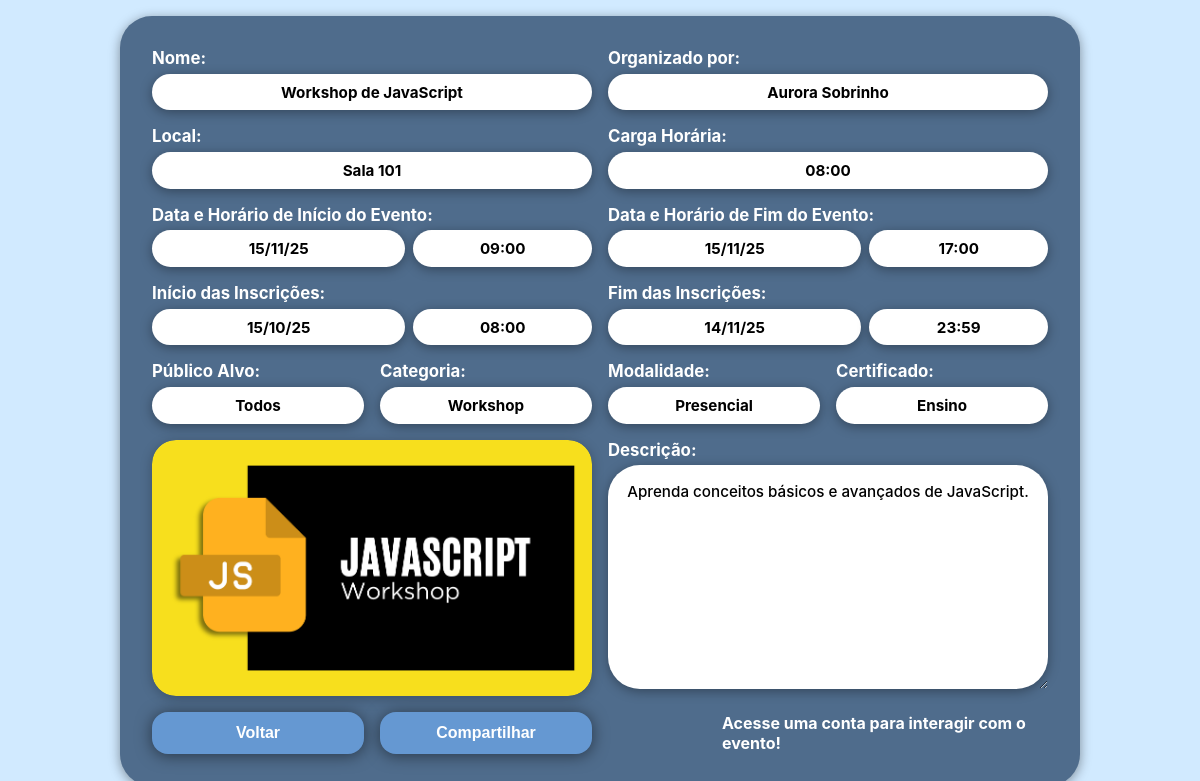
Before: /PaginasPublicas/CartaodoEvento.php with the older database file.
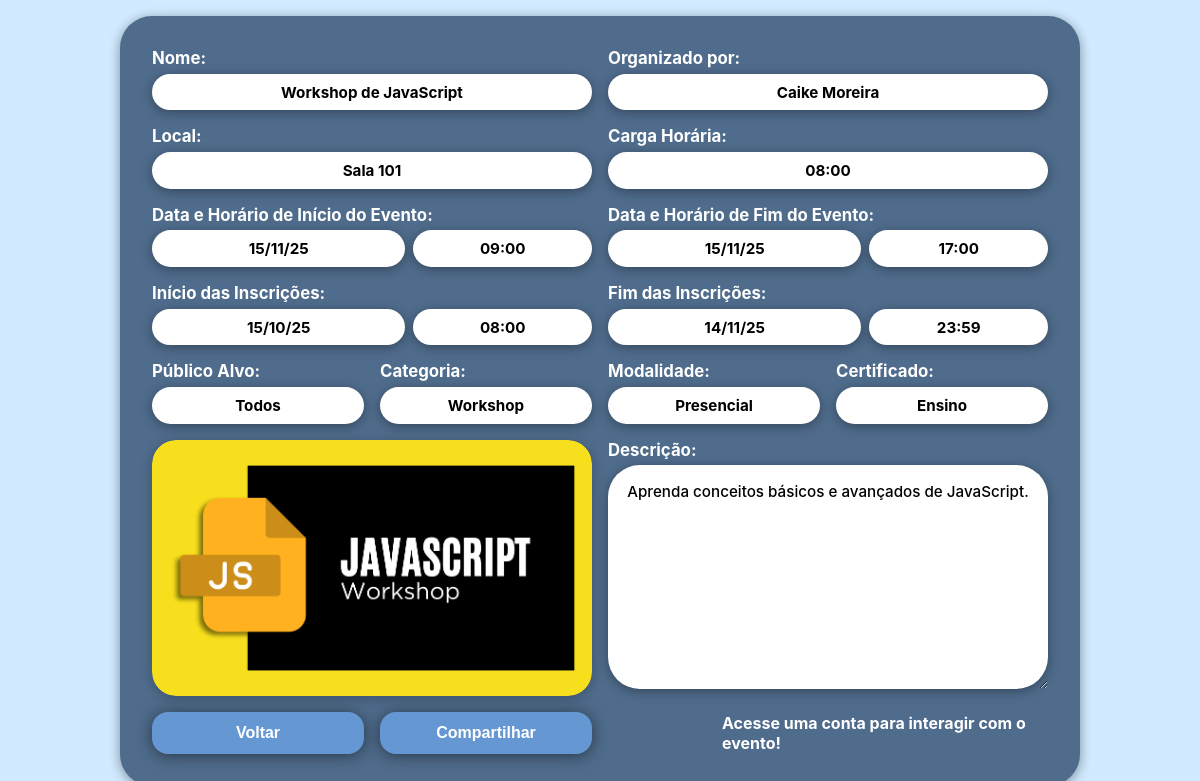
After: the same page with the newer database file.
### tables this page shows
CREATE TABLE evento(
    cod_evento INT PRIMARY KEY NOT NULL,
    categoria VARCHAR(40) NOT NULL,
    nome VARCHAR(100) NOT NULL,
    lugar VARCHAR(40) NOT NULL,
    descricao VARCHAR(500),
    publico_alvo VARCHAR(100),
    inicio DATETIME NOT NULL,
    conclusao DATETIME NOT NULL,
    duracao FLOAT, 
    certificado TINYINT(1) NOT NULL DEFAULT 0,
    tipo_certificado VARCHAR(50) NULL DEFAULT 'Sem certificacao',
    modalidade ENUM('Presencial','Online','Híbrido') NOT NULL DEFAULT 'Presencial',
    imagem VARCHAR(255) NULL,
    inicio_inscricao DATETIME NULL,
    fim_inscricao DATETIME NULL,
    modelo_certificado_participante VARCHAR(255) NULL DEFAULT 'ModeloExemplo.pptx' COMMENT 'Nome do arquivo do modelo de certificado para participantes',
    modelo_certificado_organizador VARCHAR(255) NULL DEFAULT 'ModeloExemploOrganizador.pptx' COMMENT 'Nome do arquivo do modelo de certificado para organizadores'
);

CREATE TABLE usuario(
    CPF CHAR(11) PRIMARY KEY,
    Nome VARCHAR(100),
    Email VARCHAR(100),
    Senha VARCHAR(255),
    RA CHAR(7) NULL,
    Codigo VARCHAR(8),
    Organizador TINYINT(1) NOT NULL DEFAULT 0,
    TemaSite TINYINT(1) NOT NULL DEFAULT 0,
    FotoPerfil VARCHAR(255) NULL,
    CONSTRAINT chk_codigo_organizador CHECK (
        (Organizador = 0) OR 
        (Organizador = 1 AND Codigo IS NOT NULL)
    ),
    CONSTRAINT chk_tema_site CHECK (TemaSite IN (0,1))
);

### PaginasPublicas/CartaodoEvento.php (the view, shortened to what this page needs)
<!DOCTYPE html>
<html lang="pt-br">
<head>
    <link rel="stylesheet" href="../styleGlobal.css" />
    <link rel="stylesheet" href="../styleGlobalMobile.css" media="(max-width: 767px)" />
    <?php
    include_once('../BancoDados/conexao.php');
    $id_evento = isset($_GET['cod_evento']) ? (int)$_GET['cod_evento'] : (isset($_GET['id']) ? (int)$_GET['id'] : 1);
    $sql = "SELECT e.*, u.Nome as nome_organizador
            FROM evento e
            LEFT JOIN organiza o ON e.cod_evento = o.cod_evento
            LEFT JOIN usuario u ON o.CPF = u.CPF
            WHERE e.cod_evento = $id_evento";
    $resultado = mysqli_query($conexao, $sql);
    if ($resultado && mysqli_num_rows($resultado) > 0) {
        $evento = mysqli_fetch_assoc($resultado);
        $data_inicio = date('d/m/y', strtotime($evento['inicio']));
        $data_fim = date('d/m/y', strtotime($evento['conclusao']));
        $hora_inicio = date('H:i', strtotime($evento['inicio']));
        $hora_fim = date('H:i', strtotime($evento['conclusao']));
        $data_inicio_inscricao = '-';
        $data_fim_inscricao = '-';
        $hora_inicio_inscricao = '-';
        $hora_fim_inscricao = '-';
        if (!empty($evento['inicio_inscricao'])) {
            $data_inicio_inscricao = date('d/m/y', strtotime($evento['inicio_inscricao']));
            $hora_inicio_inscricao = date('H:i', strtotime($evento['inicio_inscricao']));
        }
        if (!empty($evento['fim_inscricao'])) {
            $data_fim_inscricao = date('d/m/y', strtotime($evento['fim_inscricao']));
            $hora_fim_inscricao = date('H:i', strtotime($evento['fim_inscricao']));
        }
        $nome_organizador = isset($evento['nome_organizador']) && $evento['nome_organizador'] !== '' ? $evento['nome_organizador'] : 'Não informado';
        $carga_horaria = isset($evento['duracao']) && $evento['duracao'] > 0 ? floatval($evento['duracao']) : 0;
    }
    $tipo_certificado = isset($evento['tipo_certificado']) ? $evento['tipo_certificado'] : '';
    $tem_certificado = isset($evento['certificado']) && (int)$evento['certificado'] === 1;
    if ($tem_certificado) {
        if ($tipo_certificado === 'Ensino' || $tipo_certificado === 'Pesquisa' || $tipo_certificado === 'Extensão') {
            $certificado_display = $tipo_certificado;
        } else {
            $certificado_display = 'Sim';
        }
    } else {
        $certificado_display = 'Não';
    }
    $modalidade = isset($evento['modalidade']) && $evento['modalidade'] !== '' ? $evento['modalidade'] : 'Presencial';
    $imagem_rel = (isset($evento['imagem']) && $evento['imagem'] !== '' && $evento['imagem'] !== null)
        ? $evento['imagem']
        : 'ImagensEventos/CEU-ImagemEvento.png';
    $imagem_src = '../' . ltrim($imagem_rel, "/\\");
    ?>
</head>
<body>
    <div id="main-content">
        <div class="cartao-evento">
            <div class="Nome grupo-campo">
                <label>Nome:</label>
                <div class="caixa-valor"><?php echo htmlspecialchars($evento['nome']); ?></div>
            </div>
            <div class="Organizador grupo-campo">
                <label>Organizado por:</label>
                <div class="caixa-valor"><?php echo htmlspecialchars($nome_organizador); ?></div>
            </div>
            <div class="Local grupo-campo">
                <label>Local:</label>
                <div class="caixa-valor"><?php echo htmlspecialchars($evento['lugar']); ?></div>
            </div>
            <div class="CargaHoraria grupo-campo">
                <label>Carga Horária:</label>
                <div class="caixa-valor"><?php
                    $horas = intval($carga_horaria);
                    $minutos = round(($carga_horaria - $horas) * 60);
                    echo str_pad($horas, 2, '0', STR_PAD_LEFT) . ':' . str_pad($minutos, 2, '0', STR_PAD_LEFT);
                ?></div>
            </div>
            <div class="DataHorarioInicio grupo-campo">
                <label>Data e Horário de Início do Evento:</label>
                <div class="campo-data-horario">
                    <div class="caixa-valor"><?php echo $data_inicio; ?></div>
                    <div class="caixa-valor"><?php echo $hora_inicio; ?></div>
                </div>
            </div>
            <div class="DataHorarioFim grupo-campo">
                <label>Data e Horário de Fim do Evento:</label>
                <div class="campo-data-horario">
                    <div class="caixa-valor"><?php echo $data_fim; ?></div>
                    <div class="caixa-valor"><?php echo $hora_fim; ?></div>
                </div>
            </div>
            <div class="DataHorarioInscricaoInicio grupo-campo">
                <label>Início das Inscrições:</label>
                <div class="campo-data-horario">
                    <div class="caixa-valor"><?php echo htmlspecialchars($data_inicio_inscricao); ?></div>
                    <div class="caixa-valor"><?php echo htmlspecialchars($hora_inicio_inscricao); ?></div>
                </div>
            </div>
            <div class="DataHorarioInscricaoFim grupo-campo">
                <label>Fim das Inscrições:</label>
                <div class="campo-data-horario">
                    <div class="caixa-valor"><?php echo htmlspecialchars($data_fim_inscricao); ?></div>
                    <div class="caixa-valor"><?php echo htmlspecialchars($hora_fim_inscricao); ?></div>
                </div>
            </div>
            <div class="PublicoAlvo grupo-campo">
                <label>Público Alvo:</label>
                <div class="caixa-valor"><?php echo htmlspecialchars($evento['publico_alvo'] ?? 'Não informado'); ?></div>
            </div>
            <div class="Categoria grupo-campo">
                <label>Categoria:</label>
                <div class="caixa-valor"><?php echo htmlspecialchars($evento['categoria'] ?? ''); ?></div>
            </div>
            <div class="Modalidade grupo-campo">
                <label>Modalidade:</label>
                <div class="caixa-valor"><?php echo htmlspecialchars($modalidade); ?></div>
            </div>
            <div class="Certificado grupo-campo">
                <label>Certificado:</label>
                <div class="caixa-valor"><?php echo htmlspecialchars($certificado_display); ?></div>
            </div>
            <div class="Imagem campo-imagem">
                <div class="carrossel-imagens">
                    <img id="imagem-carrossel" src="<?php echo htmlspecialchars($imagem_src); ?>" alt="Imagem do evento">
                </div>
            </div>
            <div class="Descricao grupo-campo">
                <label>Descrição:</label>
                <div class="caixa-valor caixa-descricao"><?php echo htmlspecialchars($evento['descricao']); ?></div>
            </div>
            <div class="BotaoVoltar">
                <button class="botao" onclick="history.back()">Voltar</button>
            </div>
            <div class="BotaoCompartilhar">
                <button class="botao" onclick="abrirModalCompartilhar()">Compartilhar</button>
            </div>
            <div class="MensagemLogin">
                <?php if (isset($_SESSION['cpf']) && !empty($_SESSION['cpf'])): ?>
                    <button id="btn-ser-colaborador" class="botao">Ser Colaborador</button>
                <?php else: ?>
                    <h4 class="MensagemLogin">Acesse uma conta para interagir com o evento!</h4>
                <?php endif; ?>
            </div>
        </div>
    </div>
</body>
</html>

### styleGlobal.css (style rules this page uses)
#main-content { transition: margin-left 0.3s, margin-right 0.3s; margin-left: 0; margin-right: 0; }
html, body { scrollbar-width: thin; scrollbar-color: var(--botao) var(--caixas); overflow-x: hidden; max-width: 100%; }
*, *::before, *::after { box-sizing: border-box; margin: 0; padding: 0; }
body { margin: 0; padding: 0; font-family: 'Inter', sans-serif; background-color: var(--fundo); color: var(--branco); min-height: calc(100dvh - max(env(safe-area-inset-bottom, 0px), var(--ceu-safe-bottom, 0px))); padding-bottom: max(env(safe-area-inset-bottom, 0px), var(--ceu-safe-bottom, 0px)); visibility: visible; opacity: 1; transition: opacity 0.15s ease-in; }
body:not(.js-ready) { overflow: hidden; }
.btn, .botao { border: none; cursor: pointer; border-radius: 1rem !important; box-shadow: 0rem 0.1rem 1rem var(--sombra-leve) !important; transition: transform 0.2s ease, box-shadow 0.2s ease, background-color 0.2s ease !important; will-change: transform !important; }

### styleGlobalMobile.css (style rules this page uses)
@media screen and (min-width: 1025px) { body { display: block !important; justify-content: initial !important; align-items: initial !important; min-height: auto !important; } }
@media screen and (min-width: 1025px) { #main-content { height: auto !important; overflow: visible !important; } }

Changed rows visible on the page:
changed through a linked row, evento "Workshop de JavaScript": usuario.Nome "Aurora Sobrinho" → "Caike Moreira"
